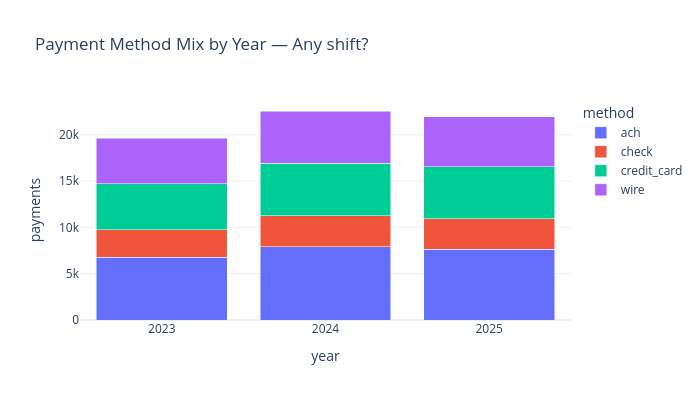

The cell this chart's notebook holds for it:
### Code cell
# ── Payment method market share over time ──
method_trend = q("""
    SELECT strftime('%Y', payment_date) as year, method,
           COUNT(*) as payments, SUM(amount) as volume
    FROM v_payments_clean
    GROUP BY year, method ORDER BY year
""")

fig = px.bar(method_trend, x="year", y="payments", color="method",
             barmode="stack", title="Payment Method Mix by Year — Any shift?")
fig.update_layout(height=400, width=700)
fig.show()

### Figure 1 — Plotly figure (JSON) as saved in the notebook; plotly's stock layout.template omitted (floating-point values rounded to 4 significant figures)
{"data": [{"hovertemplate": "method=ach<br>year=%{x}<br>payments=%{y}<extra></extra>", "legendgroup": "ach", "marker": {"color": "#636efa", "pattern": {"shape": ""}}, "name": "ach", "orientation": "v", "showlegend": true, "textposition": "auto", "type": "bar", "x": ["2023", "2024", "2025"], "xaxis": "x", "y": [6761, 7907, 7662], "yaxis": "y"}, {"hovertemplate": "method=check<br>year=%{x}<br>payments=%{y}<extra></extra>", "legendgroup": "check", "marker": {"color": "#EF553B", "pattern": {"shape": ""}}, "name": "check", "orientation": "v", "showlegend": true, "textposition": "auto", "type": "bar", "x": ["2023", "2024", "2025"], "xaxis": "x", "y": [3004, 3346, 3291], "yaxis": "y"}, {"hovertemplate": "method=credit_card<br>year=%{x}<br>payments=%{y}<extra></extra>", "legendgroup": "credit_card", "marker": {"color": "#00cc96", "pattern": {"shape": ""}}, "name": "credit_card", "orientation": "v", "showlegend": true, "textposition": "auto", "type": "bar", "x": ["2023", "2024", "2025"], "xaxis": "x", "y": [4937, 5676, 5606], "yaxis": "y"}, {"hovertemplate": "method=wire<br>year=%{x}<br>payments=%{y}<extra></extra>", "legendgroup": "wire", "marker": {"color": "#ab63fa", "pattern": {"shape": ""}}, "name": "wire", "orientation": "v", "showlegend": true, "textposition": "auto", "type": "bar", "x": ["2023", "2024", "2025"], "xaxis": "x", "y": [4945, 5652, 5408], "yaxis": "y"}], "layout": {"barmode": "stack", "height": 400, "legend": {"title": {"text": "method"}, "tracegroupgap": 0}, "title": {"text": "Payment Method Mix by Year — Any shift?"}, "width": 700, "xaxis": {"anchor": "y", "domain": [0, 1], "title": {"text": "year"}}, "yaxis": {"anchor": "x", "domain": [0, 1], "title": {"text": "payments"}}}}
